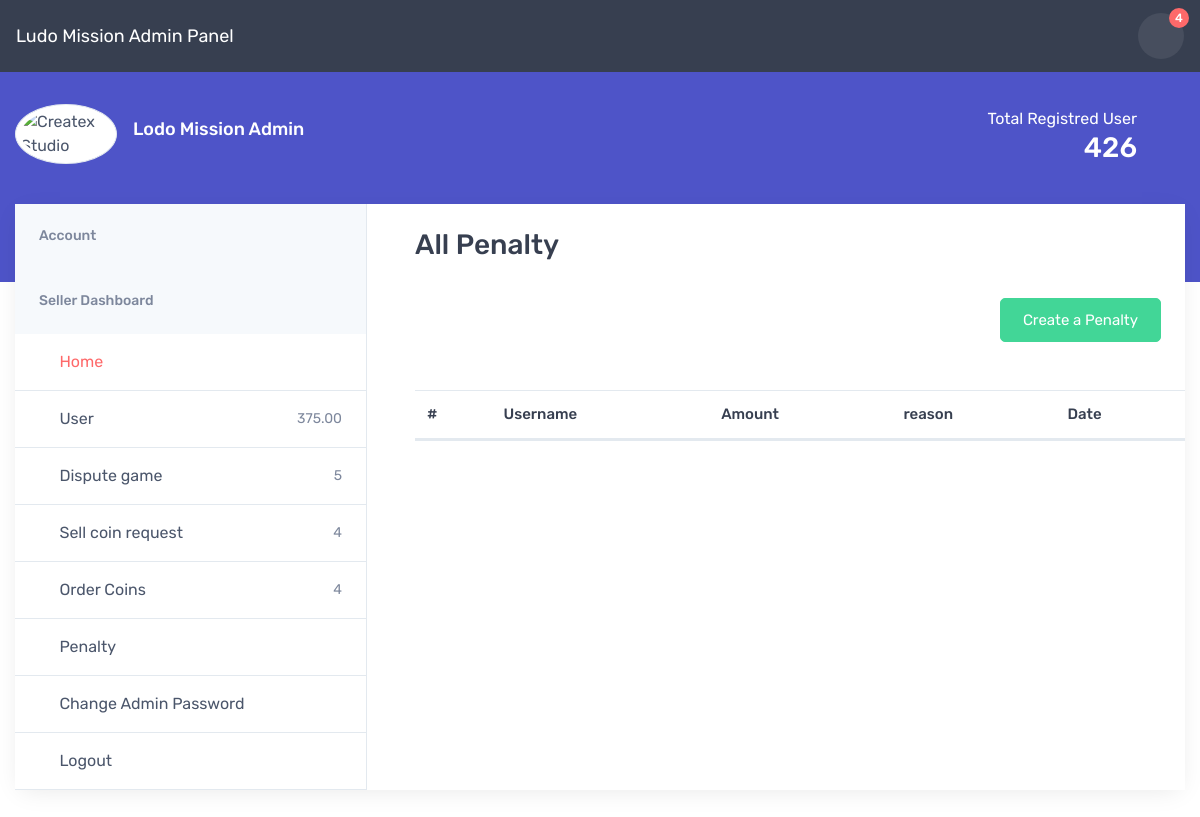
Before: /paneladmin/show_penalty/ with the older database file.
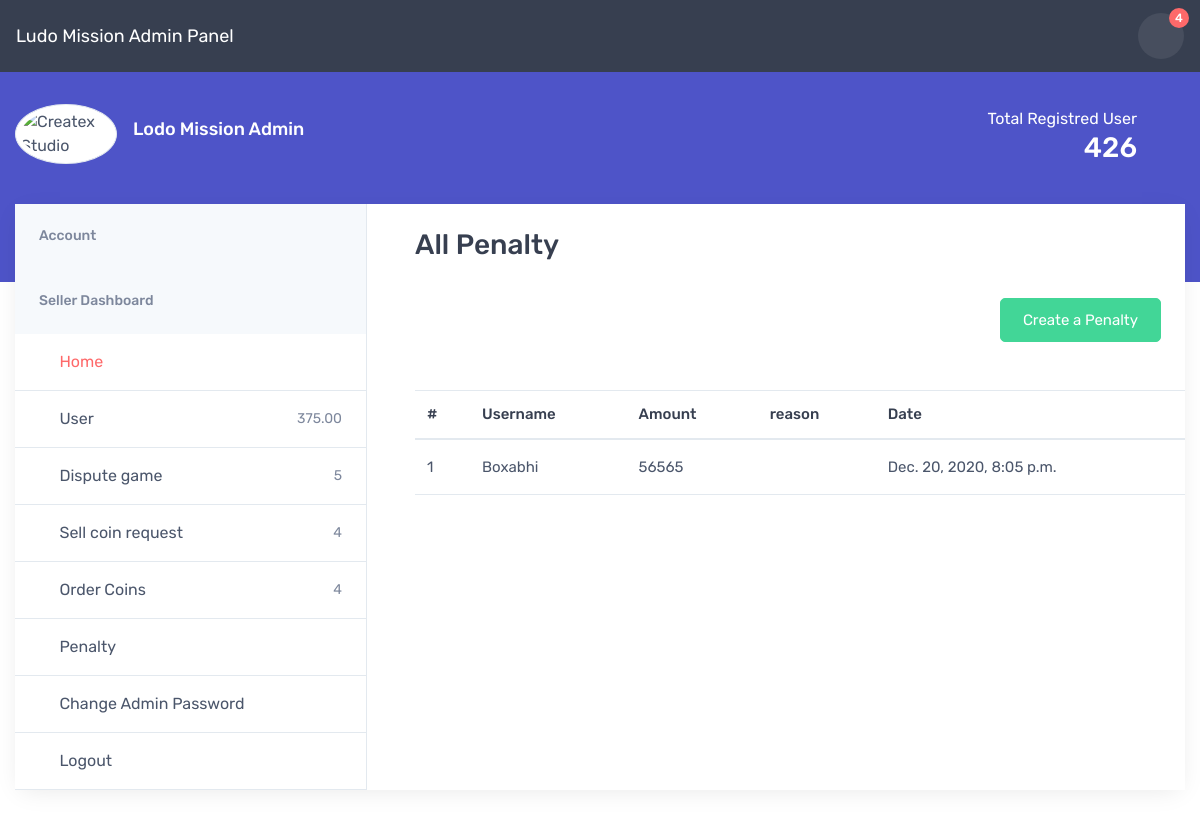
After: the same page with the newer database file.
### transaction/models.py (models this page shows)
class Penalty(models.Model):
    user = models.ForeignKey(User , on_delete=models.CASCADE)
    amount = models.IntegerField(default=0)
    reason = models.CharField(max_length=1000 , blank=True , null=True)
    created_at = models.DateTimeField(auto_now=True)

### adminpanel/views.py (the view)
# urls.py: path('show_penalty/' , show_penalty,name='show_penalty'),
def show_penalty(request):
    objects = Penalty.objects.all()
    paginator  = Paginator(objects, 2)
    page  = request.GET.get('page' , 1)
    try:
        page_obj = paginator.page(page)
    except PageNotAnInteger:
        page_obj = paginator.page(1)
    except EmptyPage:
        page_obj= paginator.page(paginator.num_pages)
    context = {'page_obj': page_obj}
    return render(request, 'admin_panel/show_penalty.html' , context)

### templates/admin_panel/show_penalty.html (shortened to what this page needs)
{% extends "admin_panel/base.html" %}
{% block start %}
<section class="col-lg-8">
    <div class="">
    <h3 class="pt-4 pb-4">All Penalty</h3>
    <div class="float-right text-right mb-5 mr-4">
    <a href="{% url 'penalty' %}" class="btn btn-success">Create a Penalty</a>
</div>
</div>
    <div class="table-responsive font-size-md">
        <table class="table table-hover mb-0">
            <thead>
                <tr>
                    <th> #</th>
                    <th>Username</th>
                    <th>Amount</th>
                    <th>reason</th>
                    <th>Date</th>
                </tr>
            </thead>
            <tbody>
                {% for penalty in page_obj  %}
                <tr>
                    <td class="py-3 align-middle">{{forloop.counter}}</td>
                    <td class="py-3 align-middle text-capitalize">{{penalty.user.username}}</td>
                    <td class="py-3 align-middle">{{penalty.amount}}</td>
                    <td class="py-3 align-middle">{{penalty.reason}}</td>
                    <td class="py-3 align-middle">{{penalty.created_at}}</td>
                </tr>
                {% endfor %}
            </tbody>
        </table>
    </div>
    <hr class="pb-4">
</section>
{% endblock %}

Changed rows visible on the page:
added Penalty: user.username "Boxabhi", amount "56565", created_at "Dec. 20, 2020, 8:05 p.m."
